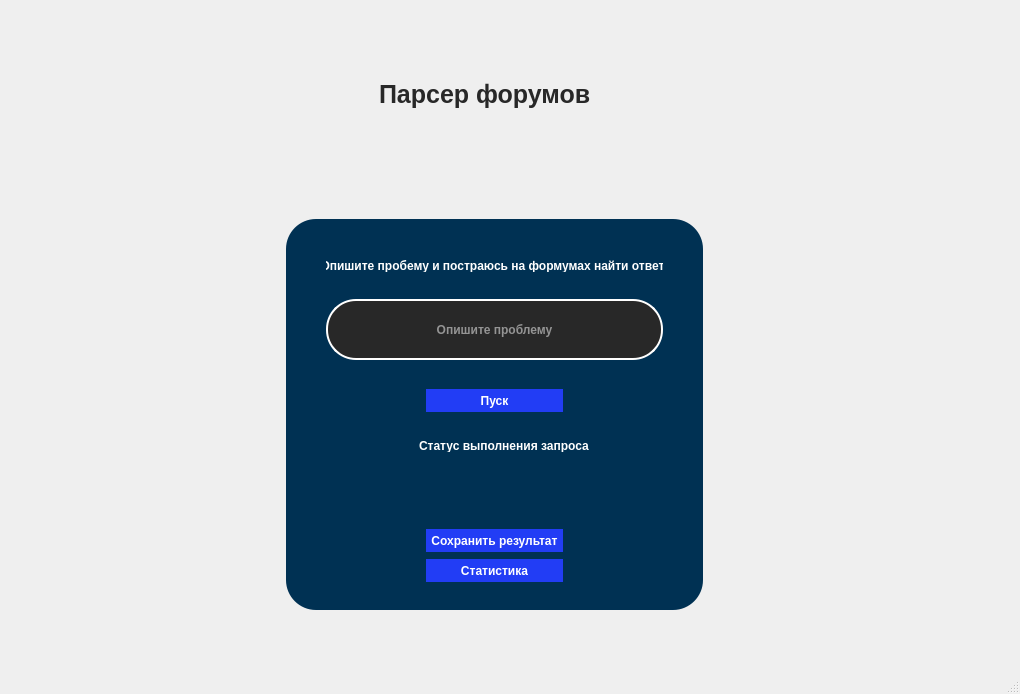
<?xml version="1.0" encoding="UTF-8"?>
<ui version="4.0">
 <class>MainWindow</class>
 <widget class="QMainWindow" name="MainWindow">
  <property name="geometry">
   <rect>
    <x>0</x>
    <y>0</y>
    <width>1020</width>
    <height>694</height>
   </rect>
  </property>
  <property name="windowTitle">
   <string>MainWindow</string>
  </property>
  <widget class="QWidget" name="centralwidget">
   <property name="styleSheet">
    <string notr="true"/>
   </property>
   <layout class="QVBoxLayout" name="verticalLayout_3">
    <item>
     <widget class="QWidget" name="body_widget" native="true">
      <property name="minimumSize">
       <size>
        <width>1002</width>
        <height>500</height>
       </size>
      </property>
      <property name="layoutDirection">
       <enum>Qt::LeftToRight</enum>
      </property>
      <property name="styleSheet">
       <string notr="true"/>
      </property>
      <widget class="QWidget" name="params_widget" native="true">
       <property name="geometry">
        <rect>
         <x>240</x>
         <y>210</y>
         <width>491</width>
         <height>391</height>
        </rect>
       </property>
       <property name="layoutDirection">
        <enum>Qt::LeftToRight</enum>
       </property>
       <property name="autoFillBackground">
        <bool>false</bool>
       </property>
       <property name="styleSheet">
        <string notr="true">background: #003153;
border-radius:30px;
color:#fff;
font-weight: bold;
margin: 0 auto;</string>
       </property>
       <widget class="QLabel" name="problem_label">
        <property name="geometry">
         <rect>
          <x>40</x>
          <y>40</y>
          <width>411</width>
          <height>13</height>
         </rect>
        </property>
        <property name="styleSheet">
         <string notr="true">margin:0 auto;</string>
        </property>
        <property name="text">
         <string>Опишите пробему и постраюсь на формумах найти ответ!</string>
        </property>
        <property name="scaledContents">
         <bool>false</bool>
        </property>
        <property name="alignment">
         <set>Qt::AlignCenter</set>
        </property>
       </widget>
       <widget class="QLineEdit" name="problem_input">
        <property name="geometry">
         <rect>
          <x>40</x>
          <y>80</y>
          <width>411</width>
          <height>61</height>
         </rect>
        </property>
        <property name="layoutDirection">
         <enum>Qt::LeftToRight</enum>
        </property>
        <property name="styleSheet">
         <string notr="true">border:2px solid #fff;
border-radius:30px;
color:#fff;
background:#282828;</string>
        </property>
        <property name="text">
         <string/>
        </property>
        <property name="alignment">
         <set>Qt::AlignCenter</set>
        </property>
        <property name="placeholderText">
         <string>Опишите проблему</string>
        </property>
       </widget>
       <widget class="QPushButton" name="parse_button">
        <property name="enabled">
         <bool>true</bool>
        </property>
        <property name="geometry">
         <rect>
          <x>140</x>
          <y>170</y>
          <width>211</width>
          <height>23</height>
         </rect>
        </property>
        <property name="cursor">
         <cursorShape>PointingHandCursor</cursorShape>
        </property>
        <property name="styleSheet">
         <string notr="true">background:#223DF5;</string>
        </property>
        <property name="text">
         <string>Пуск</string>
        </property>
        <property name="default">
         <bool>false</bool>
        </property>
       </widget>
       <widget class="QLabel" name="status_label">
        <property name="geometry">
         <rect>
          <x>130</x>
          <y>220</y>
          <width>247</width>
          <height>13</height>
         </rect>
        </property>
        <property name="text">
         <string>Статус выполнения запроса:</string>
        </property>
       </widget>
       <widget class="QLabel" name="control_label">
        <property name="geometry">
         <rect>
          <x>50</x>
          <y>250</y>
          <width>391</width>
          <height>41</height>
         </rect>
        </property>
        <property name="minimumSize">
         <size>
          <width>300</width>
          <height>13</height>
         </size>
        </property>
        <property name="styleSheet">
         <string notr="true">margin:0 auto;</string>
        </property>
        <property name="text">
         <string/>
        </property>
        <property name="alignment">
         <set>Qt::AlignCenter</set>
        </property>
       </widget>
       <widget class="QPushButton" name="show_statistic_button">
        <property name="enabled">
         <bool>true</bool>
        </property>
        <property name="geometry">
         <rect>
          <x>140</x>
          <y>340</y>
          <width>211</width>
          <height>23</height>
         </rect>
        </property>
        <property name="cursor">
         <cursorShape>PointingHandCursor</cursorShape>
        </property>
        <property name="styleSheet">
         <string notr="true">background:#223DF5;</string>
        </property>
        <property name="text">
         <string>Статистика</string>
        </property>
        <property name="default">
         <bool>false</bool>
        </property>
       </widget>
       <widget class="QPushButton" name="save_results_button">
        <property name="enabled">
         <bool>true</bool>
        </property>
        <property name="geometry">
         <rect>
          <x>140</x>
          <y>310</y>
          <width>211</width>
          <height>23</height>
         </rect>
        </property>
        <property name="cursor">
         <cursorShape>PointingHandCursor</cursorShape>
        </property>
        <property name="styleSheet">
         <string notr="true">background:#223DF5;</string>
        </property>
        <property name="text">
         <string>Сохранить результат</string>
        </property>
        <property name="default">
         <bool>false</bool>
        </property>
       </widget>
      </widget>
      <widget class="QLabel" name="parser_title">
       <property name="enabled">
        <bool>true</bool>
       </property>
       <property name="geometry">
        <rect>
         <x>370</x>
         <y>70</y>
         <width>217</width>
         <height>30</height>
        </rect>
       </property>
       <property name="styleSheet">
        <string notr="true">font-weight: bold;
font-size: 25px;
background: none;
color:#282828;</string>
       </property>
       <property name="text">
        <string>Парсер форумов</string>
       </property>
      </widget>
     </widget>
    </item>
   </layout>
  </widget>
  <widget class="QMenuBar" name="menubar">
   <property name="geometry">
    <rect>
     <x>0</x>
     <y>0</y>
     <width>1020</width>
     <height>21</height>
    </rect>
   </property>
  </widget>
  <widget class="QStatusBar" name="statusbar"/>
  <action name="save_result">
   <property name="text">
    <string>Сохранить результат</string>
   </property>
  </action>
 </widget>
 <resources/>
 <connections/>
</ui>
